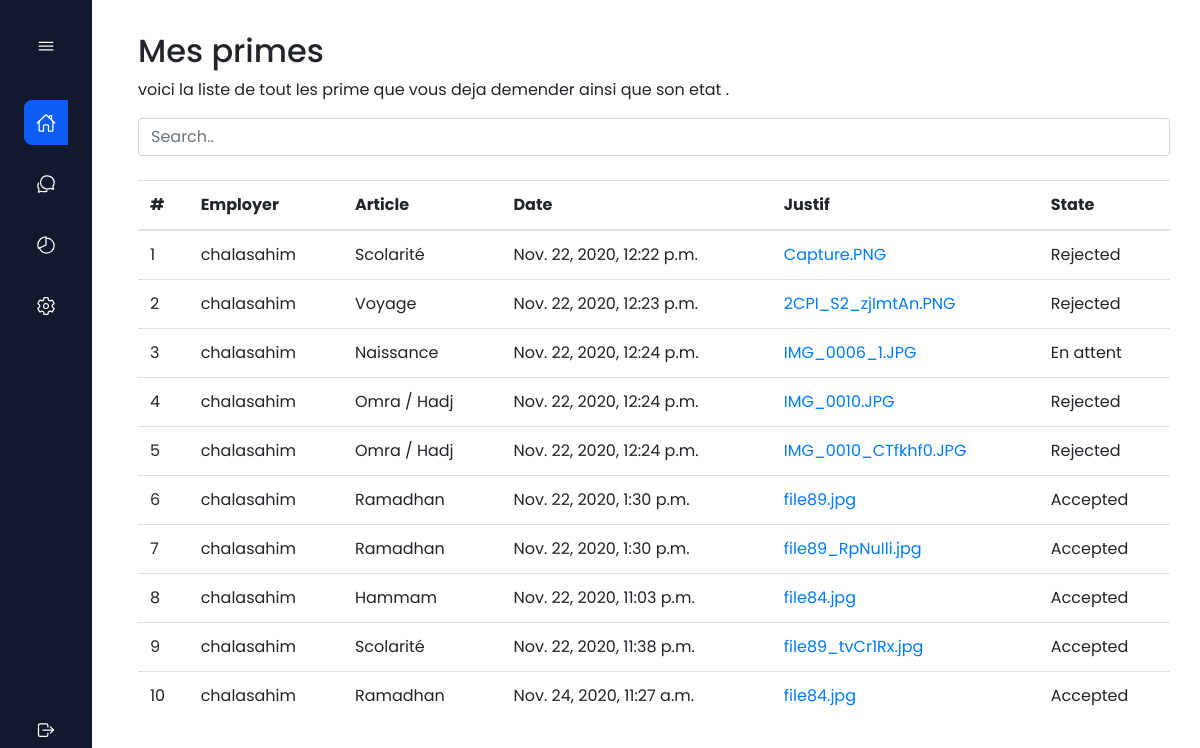
Page /app/primes/ (signed in) on the earlier database version.
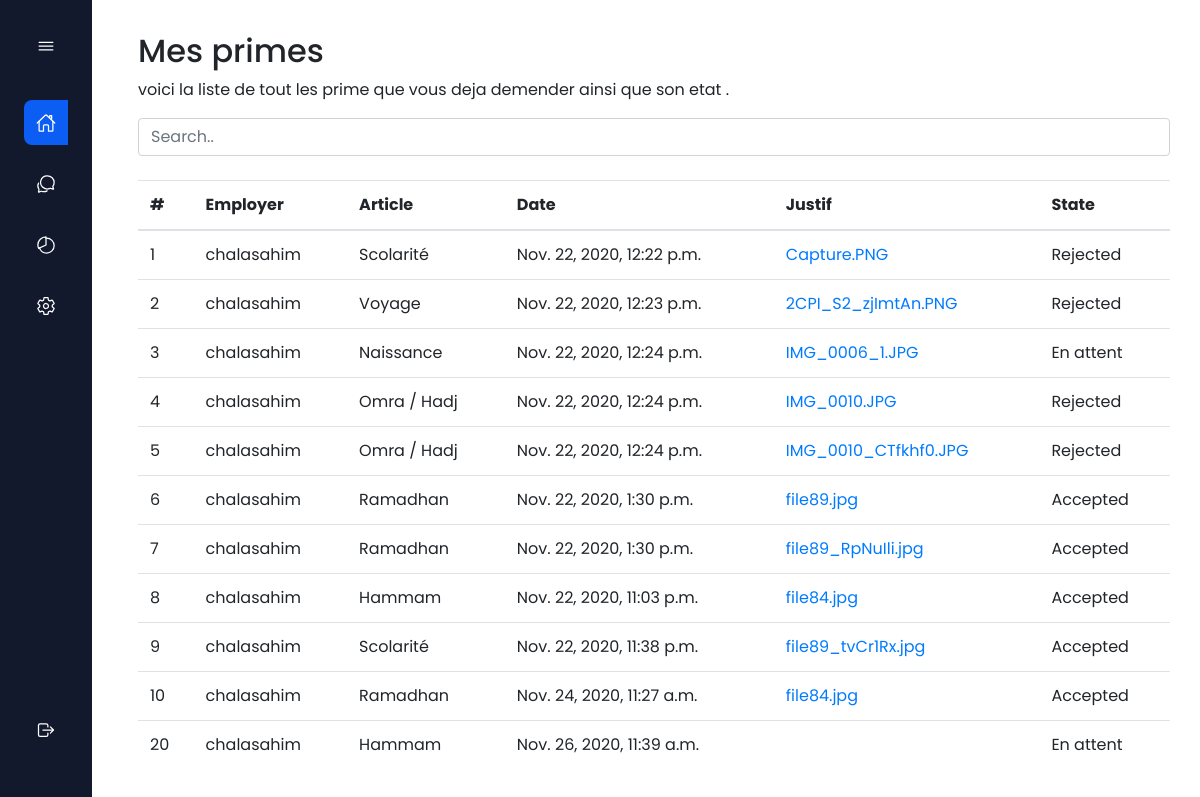
Same page on the later database version.
### App/models.py (models this page shows, shortened)
class Prime(models.Model):
    employer = models.ForeignKey('auth.User',related_name='primes',on_delete=models.CASCADE)
    article = models.ForeignKey('Article',related_name='primes_article',on_delete=models.CASCADE)
    created_date = models.DateTimeField(default=timezone.now)
    justif = models.ImageField(blank=True, null=True)
    ENATTENT = 'En attent'
    ACCEPTED = 'Accepted'
    REJECTED = 'Rejected'
    STATE_CHOICES = [
        (ENATTENT, 'En attent'),
        (ACCEPTED, 'Accepted'),
        (REJECTED, 'Rejected'),
    ]
    state = models.CharField(
        max_length=10,
        choices=STATE_CHOICES,
        default=ENATTENT,
    )

class Article(models.Model):
    name = models.CharField(max_length=200)
    montant = models.IntegerField()
    def __str__(self):
        return self.name

### App/views.py (the view)
# urls.py: path('primes/',views.PrimeListView.as_view(),name='prime_list'),
class PrimeListView(LoginRequiredMixin,ListView):
    login_url = '/login/'
    redirect_field_name = 'App/prime_list.html'
    model = Prime

### App/templates/App/prime_list.html (shortened to what this page needs)
{% extends 'App/base.html' %}
{% block content %}
<div class="container">
<div class="panel-group">
  <div class="panel panel-info">
    <div class="panel-heading"><h2>Mes primes</h2></div>
  </div>
  <div class="panel panel-info">
    <div class="panel-body">
        <p>voici la liste de tout les prime que vous deja demender ainsi que son etat .</p>
        <input class="form-control" id="myInput" type="text" placeholder="Search..">
        <br>
        <div class="table-responsive">
        <table class="table">
          <thead>
            <tr>
              <th>#</th>
              <th>Employer</th>
              <th>Article</th>
              <th>Date</th>
              <th>Justif</th>
              <th>State</th>
            </tr>
          </thead>
          <tbody id="myTable">
            {% for prime in user.primes.all %}
            <tr>
              <td>{{prime.id}}</td>
              <td>{{user.username}}</td>
              <td>{{prime.article}}</td>
              <td>{{prime.created_date}}</td>
              <td><a href="#">{{prime.justif}}</a></td>
              <td>{{prime.state}}</td>
            </tr>
            {% endfor %}
          </tbody>
        </table>
        </div>
    </div>
  </div>
</div>
</div>
{% endblock %}

Differences in the rows shown:
added Prime: id "20", {{ user.username }} "chalasahim", article "Hammam", created_date "Nov. 26, 2020, 11:39 a.m.", state "En attent"
